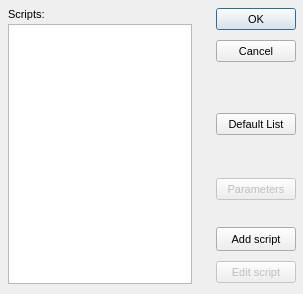
<?xml version="1.0"?>
<ui version="4.0">
  <class>ScriptSelectDialog</class>
  <widget class="QDialog" name="IDD_SCRIPTSELECT">
    <property name="geometry">
      <rect>
        <x>0</x>
        <y>0</y>
        <width>303</width>
        <height>294</height>
      </rect>
    </property>
    <property name="windowTitle">
      <string>Select Script</string>
    </property>
    <property name="font">
      <font>
        <family>Liberation Sans</family>
        <pointsize>8</pointsize>
        <bold>false</bold>
        <italic>false</italic>
      </font>
    </property>
    <property name="enabled">
      <bool>true</bool>
    </property>
    <property name="windowFlags">
      <set>Qt::Dialog|Qt::WindowCloseButtonHint</set>
    </property>
    <property name="minimumSize">
      <size>
        <width>303</width>
        <height>294</height>
      </size>
    </property>
    <property name="maximumSize">
      <size>
        <width>303</width>
        <height>294</height>
      </size>
    </property>
    <widget class="QLabel" name="IDC_STATIC">
      <property name="geometry">
        <rect>
          <x>8</x>
          <y>8</y>
          <width>184</width>
          <height>16</height>
        </rect>
      </property>
      <property name="text">
        <string>Scripts:</string>
      </property>
      <property name="visible">
        <bool>true</bool>
      </property>
      <property name="enabled">
        <bool>true</bool>
      </property>
      <property name="alignment">
        <set>Qt::AlignLeft</set>
      </property>
    </widget>
    <widget class="QPushButton" name="IDOK">
      <property name="geometry">
        <rect>
          <x>216</x>
          <y>8</y>
          <width>80</width>
          <height>22</height>
        </rect>
      </property>
      <property name="text">
        <string>OK</string>
      </property>
      <property name="visible">
        <bool>true</bool>
      </property>
      <property name="enabled">
        <bool>true</bool>
      </property>
      <property name="default">
        <bool>true</bool>
      </property>
      <property name="autoDefault">
        <bool>true</bool>
      </property>
    </widget>
    <widget class="QListWidget" name="IDC_SCRIPTSEL_LISTBOX">
      <property name="geometry">
        <rect>
          <x>8</x>
          <y>24</y>
          <width>184</width>
          <height>260</height>
        </rect>
      </property>
      <property name="visible">
        <bool>true</bool>
      </property>
      <property name="enabled">
        <bool>true</bool>
      </property>
      <property name="selectionMode">
        <enum>QAbstractItemView::SingleSelection</enum>
      </property>
    </widget>
    <widget class="QPushButton" name="IDCANCEL">
      <property name="geometry">
        <rect>
          <x>216</x>
          <y>40</y>
          <width>80</width>
          <height>22</height>
        </rect>
      </property>
      <property name="text">
        <string>Cancel</string>
      </property>
      <property name="visible">
        <bool>true</bool>
      </property>
      <property name="enabled">
        <bool>true</bool>
      </property>
      <property name="default">
        <bool>false</bool>
      </property>
      <property name="autoDefault">
        <bool>false</bool>
      </property>
    </widget>
    <widget class="QPushButton" name="IDC_SCRTYPE">
      <property name="geometry">
        <rect>
          <x>216</x>
          <y>113</y>
          <width>80</width>
          <height>22</height>
        </rect>
      </property>
      <property name="text">
        <string>Default List</string>
      </property>
      <property name="visible">
        <bool>true</bool>
      </property>
      <property name="enabled">
        <bool>true</bool>
      </property>
      <property name="default">
        <bool>false</bool>
      </property>
      <property name="autoDefault">
        <bool>false</bool>
      </property>
    </widget>
    <widget class="QPushButton" name="IDC_PARAMETERS">
      <property name="geometry">
        <rect>
          <x>216</x>
          <y>178</y>
          <width>80</width>
          <height>22</height>
        </rect>
      </property>
      <property name="text">
        <string>Parameters</string>
      </property>
      <property name="visible">
        <bool>true</bool>
      </property>
      <property name="enabled">
        <bool>false</bool>
      </property>
      <property name="default">
        <bool>false</bool>
      </property>
      <property name="autoDefault">
        <bool>false</bool>
      </property>
    </widget>
    <widget class="QPushButton" name="IDC_SCRIPTSEL_ADD">
      <property name="geometry">
        <rect>
          <x>216</x>
          <y>227</y>
          <width>80</width>
          <height>24</height>
        </rect>
      </property>
      <property name="text">
        <string>Add script</string>
      </property>
      <property name="visible">
        <bool>true</bool>
      </property>
      <property name="enabled">
        <bool>true</bool>
      </property>
      <property name="default">
        <bool>false</bool>
      </property>
      <property name="autoDefault">
        <bool>false</bool>
      </property>
    </widget>
    <widget class="QPushButton" name="IDC_EDITSCRIPT">
      <property name="geometry">
        <rect>
          <x>216</x>
          <y>261</y>
          <width>80</width>
          <height>22</height>
        </rect>
      </property>
      <property name="text">
        <string>Edit script</string>
      </property>
      <property name="visible">
        <bool>true</bool>
      </property>
      <property name="enabled">
        <bool>false</bool>
      </property>
      <property name="default">
        <bool>false</bool>
      </property>
      <property name="autoDefault">
        <bool>false</bool>
      </property>
    </widget>
    <action name="IDD_ORPHANHUNTER">
      <property name="text">
        <string>Orphan Hunter</string>
      </property>
    </action>
    <action name="IDD_REORDER_PAGES">
      <property name="text">
        <string>Reorder Net Pages</string>
      </property>
    </action>
    <action name="IDD_SHOW_ALL_CHECKED_OUT">
      <property name="text">
        <string>Show All Pages Checked Out</string>
      </property>
    </action>
    <action name="IDM_IMPORT_BITMAP">
      <property name="text">
        <string>Bitmap/Animation Converter...</string>
      </property>
    </action>
    <action name="ID_APP_ABOUT">
      <property name="text">
        <string>&amp;About editor...</string>
      </property>
    </action>
    <action name="ID_APP_EXIT">
      <property name="text">
        <string>E&amp;xit</string>
      </property>
      <property name="shortcut">
        <string>Alt+X</string>
      </property>
    </action>
    <action name="ID_BRIEFING_EDITOR">
      <property name="text">
        <string>Briefing Editor...</string>
      </property>
    </action>
    <action name="ID_BUTTON_LIGHTING">
      <property name="text">
        <string>ID_BUTTON_LIGHTING</string>
      </property>
    </action>
    <action name="ID_BUTTON_OUTLINE">
      <property name="text">
        <string>ID_BUTTON_OUTLINE</string>
      </property>
    </action>
    <action name="ID_BUTTON_WINDOWSELECTION">
      <property name="text">
        <string>ID_BUTTON_WINDOWSELECTION</string>
      </property>
    </action>
    <action name="ID_D3HELP">
      <property name="text">
        <string>Help on D3 Editor</string>
      </property>
    </action>
    <action name="ID_EDITORS_AIPROPERTIES">
      <property name="text">
        <string>AI Properties...</string>
      </property>
    </action>
    <action name="ID_EDITORS_AMBIENTSOUNDS">
      <property name="text">
        <string>Ambient Sounds...</string>
      </property>
    </action>
    <action name="ID_EDITORS_DALLAS">
      <property name="text">
        <string>Dallas Graphical Script Editor...</string>
      </property>
    </action>
    <action name="ID_EDITORS_FILES">
      <property name="text">
        <string>Files...</string>
      </property>
    </action>
    <action name="ID_EDITORS_MEGACELLS">
      <property name="text">
        <string>Megacells...</string>
      </property>
    </action>
    <action name="ID_EDIT_ADDSELECT">
      <property name="text">
        <string>Add Current Room to Selected List</string>
      </property>
    </action>
    <action name="ID_EDIT_ATTACH">
      <property name="text">
        <string>&amp;Attach</string>
      </property>
    </action>
    <action name="ID_EDIT_CLEARSELECTED">
      <property name="text">
        <string>Clear Selected List</string>
      </property>
    </action>
    <action name="ID_EDIT_COPY">
      <property name="text">
        <string>&amp;Copy</string>
      </property>
      <property name="shortcut">
        <string>Ctrl+Ins</string>
      </property>
    </action>
    <action name="ID_EDIT_CUT">
      <property name="text">
        <string>Cu&amp;t</string>
      </property>
      <property name="shortcut">
        <string>Shift+Del</string>
      </property>
    </action>
    <action name="ID_EDIT_DELETE">
      <property name="text">
        <string>&amp;Delete</string>
      </property>
    </action>
    <action name="ID_EDIT_LOADSCRAP">
      <property name="text">
        <string>Load Scrap from Disk</string>
      </property>
    </action>
    <action name="ID_EDIT_PASTE">
      <property name="text">
        <string>&amp;Paste</string>
      </property>
      <property name="shortcut">
        <string>Shift+Ins</string>
      </property>
    </action>
    <action name="ID_EDIT_PLACE">
      <property name="text">
        <string>&amp;Place in Mine</string>
      </property>
    </action>
    <action name="ID_EDIT_PLACE_TERRAIN">
      <property name="text">
        <string>&amp;Place on Terrain</string>
      </property>
    </action>
    <action name="ID_EDIT_REMOVESELECT">
      <property name="text">
        <string>Remove Current Room from Selected List</string>
      </property>
    </action>
    <action name="ID_EDIT_SAVESCRAP">
      <property name="text">
        <string>Save Scrap to Disk</string>
      </property>
    </action>
    <action name="ID_EDIT_SELECTATTACHED">
      <property name="text">
        <string>Select All Rooms Attached to Current Room</string>
      </property>
    </action>
    <action name="ID_EDIT_UNDO">
      <property name="text">
        <string>&amp;Undo</string>
      </property>
      <property name="shortcut">
        <string>Alt+Backspace</string>
      </property>
    </action>
    <action name="ID_FILE_AUTOSAVE">
      <property name="text">
        <string>Autosave</string>
      </property>
      <property name="checkable">
        <bool>true</bool>
      </property>
    </action>
    <action name="ID_FILE_CHECKMINE">
      <property name="text">
        <string>&amp;Check Mine</string>
      </property>
    </action>
    <action name="ID_FILE_FIXCRACKS">
      <property name="text">
        <string>Fix Level Cracks</string>
      </property>
    </action>
    <action name="ID_FILE_FIXDEGENERATEFACES">
      <property name="text">
        <string>Fix/Remove Degenerate Faces</string>
      </property>
    </action>
    <action name="ID_FILE_IMPORT_ROOM">
      <property name="text">
        <string>Import 3DSMax Room</string>
      </property>
    </action>
    <action name="ID_FILE_INFORMATION">
      <property name="text">
        <string>&amp;Information</string>
      </property>
      <property name="shortcut">
        <string>Alt+I</string>
      </property>
    </action>
    <action name="ID_FILE_LEAVE_EDITOR">
      <property name="text">
        <string>Go to main menu...</string>
      </property>
    </action>
    <action name="ID_FILE_LEVELPROPS">
      <property name="text">
        <string>Set Selected Room(s) Properties</string>
      </property>
    </action>
    <action name="ID_FILE_LEVEL_INFO">
      <property name="text">
        <string>Edit Level Info...</string>
      </property>
    </action>
    <action name="ID_FILE_MRU_FILE1">
      <property name="text">
        <string>Recent File</string>
      </property>
      <property name="enabled">
        <bool>false</bool>
      </property>
    </action>
    <action name="ID_FILE_NEW">
      <property name="text">
        <string>&amp;New</string>
      </property>
      <property name="shortcut">
        <string>Ctrl+N</string>
      </property>
    </action>
    <action name="ID_FILE_OPEN">
      <property name="text">
        <string>&amp;Open...</string>
      </property>
      <property name="shortcut">
        <string>Ctrl+O</string>
      </property>
    </action>
    <action name="ID_FILE_PLAY640X480">
      <property name="text">
        <string>&amp;Play in 640 x 480</string>
      </property>
      <property name="shortcut">
        <string>Alt+P</string>
      </property>
    </action>
    <action name="ID_FILE_PREFERENCES">
      <property name="text">
        <string>Preferences</string>
      </property>
    </action>
    <action name="ID_FILE_PRINT">
      <property name="text">
        <string>&amp;Print...</string>
      </property>
      <property name="shortcut">
        <string>Ctrl+P</string>
      </property>
    </action>
    <action name="ID_FILE_PRINT_PREVIEW">
      <property name="text">
        <string>Print Pre&amp;view</string>
      </property>
    </action>
    <action name="ID_FILE_PRINT_SETUP">
      <property name="text">
        <string>P&amp;rint Setup...</string>
      </property>
    </action>
    <action name="ID_FILE_REMOVEDUPLICATEFACESFROMCURRENTROOM">
      <property name="text">
        <string>Remove Duplicate Faces from Current Room</string>
      </property>
    </action>
    <action name="ID_FILE_REMOVEEXTRAPOINTS">
      <property name="text">
        <string>Remove Extra Points</string>
      </property>
    </action>
    <action name="ID_FILE_RESTOREGAMESTATE">
      <property name="text">
        <string>Restore Gamestate</string>
      </property>
    </action>
    <action name="ID_FILE_SAVE">
      <property name="text">
        <string>&amp;Save</string>
      </property>
      <property name="shortcut">
        <string>Ctrl+S</string>
      </property>
    </action>
    <action name="ID_FILE_SAVEGOALTEXT">
      <property name="text">
        <string>Save Goal Text to File</string>
      </property>
    </action>
    <action name="ID_FILE_SAVE_AS">
      <property name="text">
        <string>Save &amp;As...</string>
      </property>
    </action>
    <action name="ID_FILE_SAVE_COPY_AS">
      <property name="text">
        <string>Save Copy &amp;As...</string>
      </property>
    </action>
    <action name="ID_FILE_STATS">
      <property name="text">
        <string>Show Level Stats</string>
      </property>
    </action>
    <action name="ID_FILE_UPDATE">
      <property name="text">
        <string>&amp;Update</string>
      </property>
      <property name="shortcut">
        <string>Ctrl+S</string>
      </property>
    </action>
    <action name="ID_FILE_VERIFY_LEVEL">
      <property name="text">
        <string>Verify Level</string>
      </property>
    </action>
    <action name="ID_HOTSPOT_TGA">
      <property name="text">
        <string>HotSpot TGA Extractor...</string>
      </property>
    </action>
    <action name="ID_MINE_VIEW">
      <property name="text">
        <string>Mine View</string>
      </property>
      <property name="shortcut">
        <string>F2</string>
      </property>
    </action>
    <action name="ID_OBJBUTTON">
      <property name="text">
        <string>ID_OBJBUTTON</string>
      </property>
    </action>
    <action name="ID_OBJECT_DELETEOBJECT">
      <property name="text">
        <string>Delete Object</string>
      </property>
      <property name="shortcut">
        <string>Del</string>
      </property>
    </action>
    <action name="ID_OBJECT_MOVEPLAYER">
      <property name="text">
        <string>Move Player 0 to Viewer</string>
      </property>
    </action>
    <action name="ID_OBJECT_PLACECAMERAATCURRENTFACE">
      <property name="text">
        <string>Create New Camera at Current Face</string>
      </property>
    </action>
    <action name="ID_OBJECT_PLACECAMERAATVIEWER">
      <property name="text">
        <string>Create New Camera at Viewer</string>
      </property>
    </action>
    <action name="ID_OBJECT_PLACEOBJECT">
      <property name="text">
        <string>Place Object</string>
      </property>
      <property name="shortcut">
        <string>Ins</string>
      </property>
    </action>
    <action name="ID_OBJECT_PLACESOUNDSOURCEATVIEWER">
      <property name="text">
        <string>Create SoundSource at Viewer</string>
      </property>
    </action>
    <action name="ID_OBJECT_PLACEWAYPOINTATVIEWER">
      <property name="text">
        <string>Place Waypoint at Viewer</string>
      </property>
    </action>
    <action name="ID_OBJECT_SELECTBYNUMBER">
      <property name="text">
        <string>Select Object By Number</string>
      </property>
    </action>
    <action name="ID_OBJECT_SETCAMERAFROMVIEWER">
      <property name="text">
        <string>Move Camera to Viewer</string>
      </property>
    </action>
    <action name="ID_OBJECT_SETVIEWERFROMCAMERA">
      <property name="text">
        <string>Move Viewer to Camera</string>
      </property>
    </action>
    <action name="ID_OSIRISCOMPILE">
      <property name="text">
        <string>ID_OSIRISCOMPILE</string>
      </property>
    </action>
    <action name="ID_REINIT_OPENGL">
      <property name="text">
        <string>ID_REINIT_OPENGL</string>
      </property>
    </action>
    <action name="ID_ROOM_ADD">
      <property name="text">
        <string>&amp;Add Room at Current Face</string>
      </property>
      <property name="shortcut">
        <string>Shift+A</string>
      </property>
    </action>
    <action name="ID_ROOM_ADDVERTTONEWFACE">
      <property name="text">
        <string>Add Vert to New Face</string>
      </property>
      <property name="shortcut">
        <string>Shift+V</string>
      </property>
    </action>
    <action name="ID_ROOM_ATTACHROOM">
      <property name="text">
        <string>Attach Room</string>
      </property>
    </action>
    <action name="ID_ROOM_BUILDBRIDGE">
      <property name="text">
        <string>&amp;Build Bridge</string>
      </property>
    </action>
    <action name="ID_ROOM_BUILDSMOOTHBRIDGE">
      <property name="text">
        <string>Build Smooth Bridge</string>
      </property>
      <property name="shortcut">
        <string>Ctrl+B</string>
      </property>
    </action>
    <action name="ID_ROOM_CLEARCENTERPOINT">
      <property name="text">
        <string>Clear Center Point</string>
      </property>
    </action>
    <action name="ID_ROOM_COMBINE">
      <property name="text">
        <string>Combine Rooms</string>
      </property>
    </action>
    <action name="ID_ROOM_DELETE">
      <property name="text">
        <string>Delete Current Room</string>
      </property>
    </action>
    <action name="ID_ROOM_DELETECONNECTEDFACES">
      <property name="text">
        <string>Delete Connected Faces</string>
      </property>
    </action>
    <action name="ID_ROOM_DELETEFACE">
      <property name="text">
        <string>Delete Current Face</string>
      </property>
    </action>
    <action name="ID_ROOM_DELETEPORTAL">
      <property name="text">
        <string>Delete Current Portal</string>
      </property>
    </action>
    <action name="ID_ROOM_DELETEVERT">
      <property name="text">
        <string>Delete Current Vert From Face</string>
      </property>
    </action>
    <action name="ID_ROOM_DROPROOM">
      <property name="text">
        <string>Drop Room</string>
      </property>
    </action>
    <action name="ID_ROOM_FACE_ADDVERTTOEDGE">
      <property name="text">
        <string>Add Vert To Edge</string>
      </property>
    </action>
    <action name="ID_ROOM_FACE_DELETEVERTONEDGE">
      <property name="text">
        <string>Delete Vert on Edge</string>
      </property>
    </action>
    <action name="ID_ROOM_FACE_MOVEVERTONEDGE">
      <property name="text">
        <string>Move Vert on Edge</string>
      </property>
    </action>
    <action name="ID_ROOM_FACE_SPLITFACE">
      <property name="text">
        <string>Split Face</string>
      </property>
    </action>
    <action name="ID_ROOM_FINISHNEWFACE">
      <property name="text">
        <string>Add Last Point to New Face (Finish Face)</string>
      </property>
    </action>
    <action name="ID_ROOM_GRABTEXTURE">
      <property name="text">
        <string>Grab Texture</string>
      </property>
      <property name="shortcut">
        <string>G</string>
      </property>
    </action>
    <action name="ID_ROOM_JOINROOMS">
      <property name="text">
        <string>Join Rooms</string>
      </property>
    </action>
    <action name="ID_ROOM_JOINROOMSEXACT">
      <property name="text">
        <string>Join Rooms Exact</string>
      </property>
    </action>
    <action name="ID_ROOM_JOIN_ADJACENT_FACES">
      <property name="text">
        <string>Join Adjacent Faces</string>
      </property>
    </action>
    <action name="ID_ROOM_LINKTONEWEXTERNAL">
      <property name="text">
        <string>Link Room to New External Room</string>
      </property>
    </action>
    <action name="ID_ROOM_MARK">
      <property name="text">
        <string>&amp;Mark Room/Face</string>
      </property>
      <property name="shortcut">
        <string>Ctrl+M</string>
      </property>
    </action>
    <action name="ID_ROOM_MERGEOBJECTINTOROOM">
      <property name="text">
        <string>Merge Object into Room</string>
      </property>
    </action>
    <action name="ID_ROOM_NEXTFACE">
      <property name="text">
        <string>Next Face</string>
      </property>
      <property name="shortcut">
        <string>F</string>
      </property>
    </action>
    <action name="ID_ROOM_PLACEROOM">
      <property name="text">
        <string>Place Room at Current Room</string>
      </property>
    </action>
    <action name="ID_ROOM_PLACETERRAINROOM">
      <property name="text">
        <string>Place Room at Current Terrain Cell</string>
      </property>
    </action>
    <action name="ID_ROOM_PREVIOUSFACE">
      <property name="text">
        <string>Previous Face</string>
      </property>
      <property name="shortcut">
        <string>Shift+F</string>
      </property>
    </action>
    <action name="ID_ROOM_PROPAGATETOADJACENTCOPLANARFACES">
      <property name="text">
        <string>Propagate to Adjacent Coplanar Faces</string>
      </property>
      <property name="shortcut">
        <string>Ctrl+F</string>
      </property>
    </action>
    <action name="ID_ROOM_PROPAGATETOALL">
      <property name="text">
        <string>Propagate to All Faces in Room</string>
      </property>
      <property name="shortcut">
        <string>Shift+R</string>
      </property>
    </action>
    <action name="ID_ROOM_RENAMEROOM">
      <property name="text">
        <string>Rename Room</string>
      </property>
      <property name="shortcut">
        <string>Ctrl+R</string>
      </property>
    </action>
    <action name="ID_ROOM_ROTATEPLACEDROOM45DEGREES">
      <property name="text">
        <string>Rotate Placed Room 45 Degrees</string>
      </property>
    </action>
    <action name="ID_ROOM_SAVECURRENTROOM">
      <property name="text">
        <string>Save Current Room</string>
      </property>
    </action>
    <action name="ID_ROOM_SELECTBYNUMBER">
      <property name="text">
        <string>Select Room by Number</string>
      </property>
    </action>
    <action name="ID_ROOM_SELECTFACEBYNUMBER">
      <property name="text">
        <string>Select Face by Number</string>
      </property>
    </action>
    <action name="ID_ROOM_SETCENTERFROMVIEWER">
      <property name="text">
        <string>Set Room Center from Viewer</string>
      </property>
    </action>
    <action name="ID_ROOM_SNAPPLACEDROOM">
      <property name="text">
        <string>Snap Placed Room</string>
      </property>
    </action>
    <action name="ID_ROOM_SNAPPOINTTOEDGE">
      <property name="text">
        <string>Snap Point to Edge</string>
      </property>
    </action>
    <action name="ID_ROOM_SNAPPOINTTOFACE">
      <property name="text">
        <string>Snap Point to Face</string>
      </property>
    </action>
    <action name="ID_ROOM_SNAPPOINTTOPOINT">
      <property name="text">
        <string>Snap Point to Point</string>
      </property>
    </action>
    <action name="ID_ROOM_SPLITFACE">
      <property name="text">
        <string>Triangulate face</string>
      </property>
    </action>
    <action name="ID_ROOM_STARTNEWFACE">
      <property name="text">
        <string>Add First Point to New Face (Start Face)</string>
      </property>
    </action>
    <action name="ID_ROOM_SWAPMAKEDANDCURRENTROOMFACE">
      <property name="text">
        <string>Swap Marked and Current Room/Face</string>
      </property>
    </action>
    <action name="ID_ROOM_UNDOSNAP">
      <property name="text">
        <string>Undo Snap</string>
      </property>
    </action>
    <action name="ID_ROOM_UNPLACEROOM">
      <property name="text">
        <string>Un-place Room/Group/Door</string>
      </property>
    </action>
    <action name="ID_ROOM_VIEW">
      <property name="text">
        <string>Room View</string>
      </property>
      <property name="shortcut">
        <string>F4</string>
      </property>
    </action>
    <action name="ID_SCRIPT_LEVEL_INTERFACE">
      <property name="text">
        <string>Levels and Scripts...</string>
      </property>
    </action>
    <action name="ID_SUBEDITORS_FONT">
      <property name="text">
        <string>Font Editor...</string>
      </property>
    </action>
    <action name="ID_SUBEDITORS_HOGMAKER">
      <property name="text">
        <string>Hog Maker...</string>
      </property>
    </action>
    <action name="ID_SUBEDITORS_TABLEFILEEDIT">
      <property name="text">
        <string>Table File Text Editor...</string>
      </property>
    </action>
    <action name="ID_SUBEDITORS_TABLEFILEFILTER">
      <property name="text">
        <string>Table File Filter...</string>
      </property>
    </action>
    <action name="ID_TABLEEDIT_FILE_EXIT">
      <property name="text">
        <string>&amp;Exit</string>
      </property>
    </action>
    <action name="ID_TABLEEDIT_FILE_LOAD">
      <property name="text">
        <string>&amp;Load...</string>
      </property>
    </action>
    <action name="ID_TABLEEDIT_FILE_SAVE">
      <property name="text">
        <string>&amp;Save</string>
      </property>
    </action>
    <action name="ID_TABLEEDIT_FILE_SAVE_AS">
      <property name="text">
        <string>S&amp;ave as...</string>
      </property>
    </action>
    <action name="ID_TABLEFILTER_FILE_EXIT">
      <property name="text">
        <string>Exit</string>
      </property>
    </action>
    <action name="ID_TABLEFILTER_FILE_LOAD">
      <property name="text">
        <string>Load...</string>
      </property>
    </action>
    <action name="ID_TABLEFILTER_FILE_NEW">
      <property name="text">
        <string>New</string>
      </property>
    </action>
    <action name="ID_TABLEFILTER_FILE_SAVE">
      <property name="text">
        <string>Save</string>
      </property>
    </action>
    <action name="ID_TABLEFILTER_FILE_SAVEAS">
      <property name="text">
        <string>Save as...</string>
      </property>
    </action>
    <action name="ID_TERRAIN_VIEW">
      <property name="text">
        <string>Terrain View</string>
      </property>
      <property name="shortcut">
        <string>F3</string>
      </property>
    </action>
    <action name="ID_TEST_TEST1">
      <property name="text">
        <string>Test function 1</string>
      </property>
    </action>
    <action name="ID_TEST_TEST2">
      <property name="text">
        <string>Test function 2</string>
      </property>
    </action>
    <action name="ID_TEST_TEST3">
      <property name="text">
        <string>Test function 3</string>
      </property>
    </action>
    <action name="ID_TOOLS_WORLD_OBJECTS_BUILDINGS">
      <property name="text">
        <string>Buildings...</string>
      </property>
    </action>
    <action name="ID_TOOLS_WORLD_OBJECTS_CLUTTER">
      <property name="text">
        <string>Clutter...</string>
      </property>
    </action>
    <action name="ID_TOOLS_WORLD_OBJECTS_DOOR">
      <property name="text">
        <string>Doors...</string>
      </property>
    </action>
    <action name="ID_TOOLS_WORLD_OBJECTS_LIGHTS">
      <property name="text">
        <string>Lights...</string>
      </property>
    </action>
    <action name="ID_TOOLS_WORLD_OBJECTS_PLAYER">
      <property name="text">
        <string>Player Ships...</string>
      </property>
    </action>
    <action name="ID_TOOLS_WORLD_OBJECTS_POWERUPS">
      <property name="text">
        <string>Powerups...</string>
      </property>
    </action>
    <action name="ID_TOOLS_WORLD_OBJECTS_ROBOTS">
      <property name="text">
        <string>Robots...</string>
      </property>
    </action>
    <action name="ID_TOOLS_WORLD_OBJECTS_SOUND">
      <property name="text">
        <string>Sounds...</string>
      </property>
    </action>
    <action name="ID_TOOLS_WORLD_TEXTURES">
      <property name="text">
        <string>Textures...</string>
      </property>
    </action>
    <action name="ID_TOOLS_WORLD_WEAPONS">
      <property name="text">
        <string>Weapons...</string>
      </property>
    </action>
    <action name="ID_VIEW_CENTERONCUBE">
      <property name="text">
        <string>Center on Current &amp;Room</string>
      </property>
      <property name="shortcut">
        <string>Home</string>
      </property>
    </action>
    <action name="ID_VIEW_CENTERONMINE">
      <property name="text">
        <string>Center on &amp;Mine Origin</string>
      </property>
    </action>
    <action name="ID_VIEW_CENTERONOBJECT">
      <property name="text">
        <string>Center on Current &amp;Object</string>
      </property>
    </action>
    <action name="ID_VIEW_DELETEVIEWER">
      <property name="text">
        <string>Delete Viewer</string>
      </property>
    </action>
    <action name="ID_VIEW_FLIP">
      <property name="text">
        <string>Flip Viewer</string>
      </property>
      <property name="shortcut">
        <string>/</string>
      </property>
    </action>
    <action name="ID_VIEW_KEYPAD_TOGGLE">
      <property name="text">
        <string>Keypad</string>
      </property>
      <property name="shortcut">
        <string>F10</string>
      </property>
    </action>
    <action name="ID_VIEW_MOVECAMERATOCURRENTOBJECT">
      <property name="text">
        <string>Move camera to Current Object</string>
      </property>
    </action>
    <action name="ID_VIEW_MOVECAMERATOSELECTEDFACE">
      <property name="text">
        <string>Move camera to &amp;Current Face</string>
      </property>
      <property name="shortcut">
        <string>Shift+C</string>
      </property>
    </action>
    <action name="ID_VIEW_MOVECAMERATOSELECTEDROOM">
      <property name="text">
        <string>Move camera to &amp;Current Room</string>
      </property>
      <property name="shortcut">
        <string>C</string>
      </property>
    </action>
    <action name="ID_VIEW_NEWVIEWER">
      <property name="text">
        <string>New Viewer</string>
      </property>
    </action>
    <action name="ID_VIEW_NEXTVIEWER">
      <property name="text">
        <string>Next Viewer</string>
      </property>
    </action>
    <action name="ID_VIEW_RESETVIEWRADIUS">
      <property name="text">
        <string>Reset View Radius</string>
      </property>
    </action>
    <action name="ID_VIEW_SHOWOBJECTSINWIREFRAMEVIEW">
      <property name="text">
        <string>Show objects in Wireframe view</string>
      </property>
    </action>
    <action name="ID_VIEW_SHOWVIEWERFORWARDVECTOR">
      <property name="text">
        <string>Show Viewer Forward Vector</string>
      </property>
    </action>
    <action name="ID_VIEW_STATUS_BAR">
      <property name="text">
        <string>&amp;Status Bar</string>
      </property>
    </action>
    <action name="ID_VIEW_TEXTUREMINE">
      <property name="text">
        <string>Te&amp;xtured view</string>
      </property>
    </action>
    <action name="ID_VIEW_TOOLBAR">
      <property name="text">
        <string>&amp;Toolbar</string>
      </property>
    </action>
    <action name="ID_VIEW_VIEWPROP">
      <property name="text">
        <string>Display Viewer Properties</string>
      </property>
    </action>
    <action name="ID_VIEW_WIREFRAMEMINE">
      <property name="text">
        <string>&amp;Wireframe view</string>
      </property>
    </action>
    <action name="ID_WINDOW_CASCADE">
      <property name="text">
        <string>&amp;Cascade</string>
      </property>
    </action>
    <action name="ID_WINDOW_TILE">
      <property name="text">
        <string>&amp;Tile</string>
      </property>
    </action>
    <action name="ID_ZBUTTON">
      <property name="text">
        <string>ID_ZBUTTON</string>
      </property>
    </action>
  </widget>
</ui>
